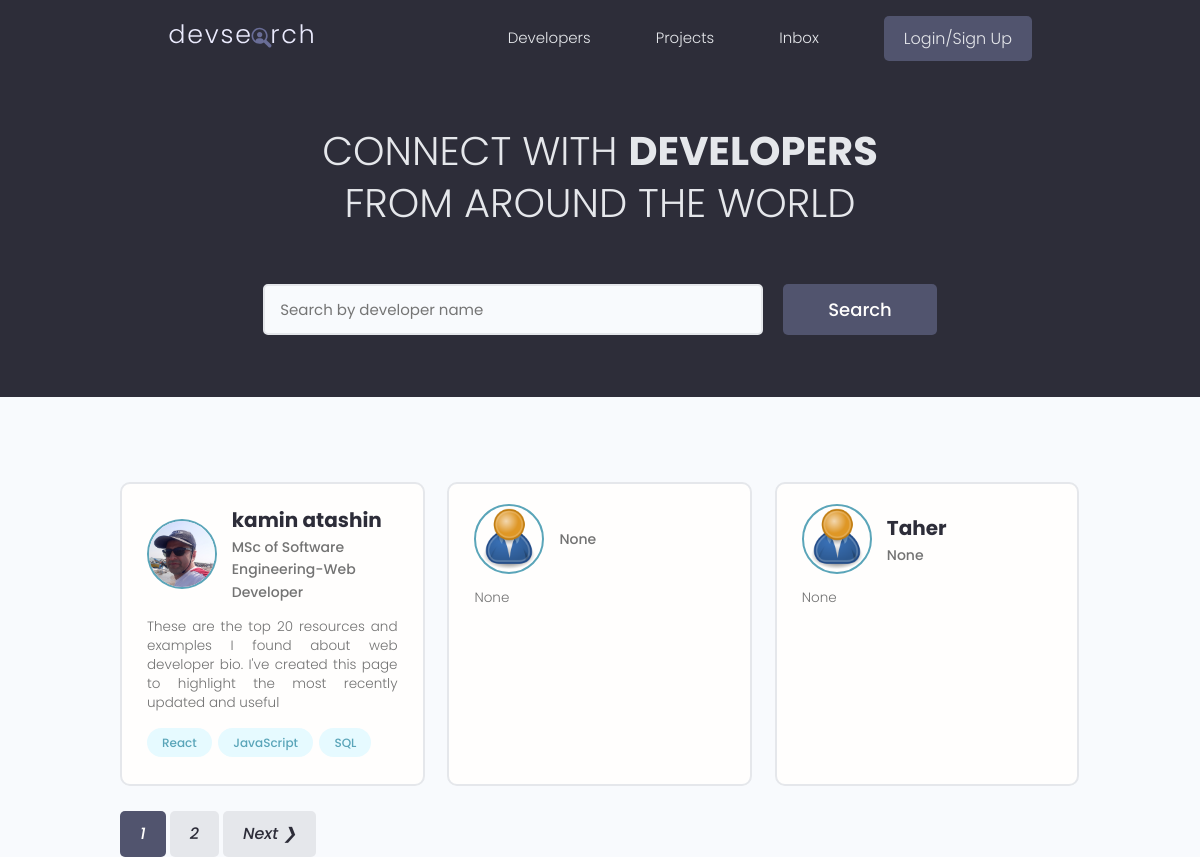
/, run on an earlier commit of the app's database.
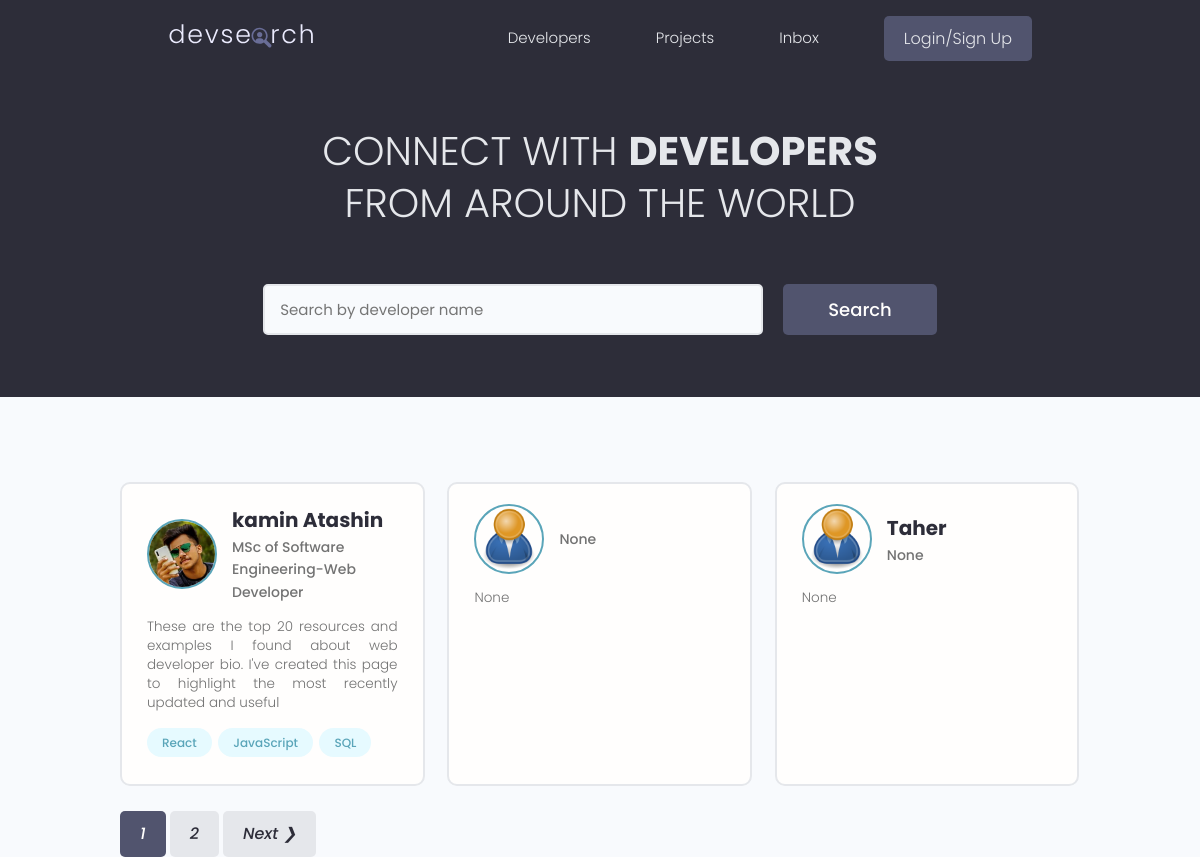
And on a later commit of the database.
### users/models.py (models this page shows, shortened)
class Profiles(models.Model):
    user=models.OneToOneField(User,on_delete=models.CASCADE,null=True,blank=True)
    name=models.CharField(max_length=200,blank=True,null=True)
    email=models.EmailField(max_length=500,blank=True,null=True)
    username=models.CharField(max_length=200,blank=True,null=True)
    short_intro=models.CharField(max_length=200,blank=True,null=True)
    username=models.CharField(max_length=40)
    location=models.TextField(null=True,blank=True)
    bio=models.TextField(null=True,blank=True)
    profile_image=models.ImageField(blank=True,null=True,upload_to='profiles/', default='profiles/user-default.png')
    social_github=models.CharField(max_length=2000,null=True,blank=True)
    social_twitter=models.CharField(max_length=2000,null=True,blank=True)
    socail_linkedin=models.CharField(max_length=2000,null=True,blank=True)
    social_youtube=models.CharField(max_length=2000,null=True,blank=True)
    social_website=models.CharField(max_length=2000,null=True,blank=True)
    created=models.DateTimeField(auto_now_add=True,editable=False)
    id=models.UUIDField(default= uuid.uuid4,unique=True,primary_key=True,editable=False)

### users/views.py (the view)
# urls.py: path('', views.profiles, name='profiles'),
def profiles(request):
    profiles,search_query=searchProfiles(request)
    custom_range,profiles=paginatProfiles(request,profiles,3)
    context={'profiles':profiles,'search_query':search_query,'custom_range':custom_range}
    return render(request,'users/profiles.html', context)

### users/models.py (called while the page is built)
    def __str__(self):
        return str(self.name)

### users/utils.py (called while the page is built)
def paginatProfiles(request,profiles,results):
    page= request.GET.get('page')
    paginator=Paginator(profiles,results)
    try:
        profiles=paginator.page(page)
    except PageNotAnInteger:
        page=1
        profiles=paginator.page(page)
    except EmptyPage:
        page=paginator.num_pages
        profiles=paginator.page(page)
    leftIndex=(int(page)-4)
    if leftIndex<1 :
        leftIndex=1
    rightIndex=(int(page)+5)
    if rightIndex > paginator.num_pages:
        rightIndex=paginator.num_pages +1
    custom_range= range(leftIndex, rightIndex)
    return custom_range,profiles

def searchProfiles(request):
    search_query=''
    if request.GET.get('search_query'):
        search_query=request.GET.get('search_query')
    skill=Skill.objects.filter(name__icontains=search_query)
    profiles= Profiles.objects.distinct().filter(Q(name__icontains=search_query) |
                                      Q(short_intro__icontains=search_query) |
                                      Q(skill__in=skill)
    )
    return profiles,search_query

### users/templates/users/profiles.html (shortened to what this page needs)
{% extends 'main.html' %}
{% block content %}
 <main class="home">
    <section class="hero-section text-center">
      <div class="container container--narrow">
        <div class="hero-section__box">
          <h2>CONNECT WITH <span>DEVELOPERS</span></h2>
          <h2>FROM AROUND THE WORLD</h2>
        </div>
        <div class="hero-section__search">
          <form id="searchForm" class="form" action="{% url 'profiles'%}" method="get">
            <div class="form__field">
              <input class="input input--text" id="formInput#search" type="text" name="search_query"
              value="{{ search_query }}" placeholder="Search by developer name" />
            </div>
            <input class="btn btn--sub btn--lg" type="submit" value="Search" />
          </form>
        </div>
      </div>
    </section>
    <section class="devlist">
      <div class="container">
        <div class="grid grid--three">
        {% for profile in profiles %}
          <div class="column card">
            <div class="dev">
              <a href="{% url 'user-profile' profile.id %}" class="card__body">
                <div class="dev__profile">
                  <img class="avatar avatar--md" src="{{ profile.profile_image.url }}" alt="image" />
                  <div class="dev__meta">
                    <h3>{{profile.name}}</h3>
                    <h5>{{profile.short_intro|slice:"60"}}</h5>
                  </div>
                </div>
                <p class="dev__info">{{ profile.bio|slice:"150"}}</p>
                <div class="dev__skills">
                 {% for skill in profile.skill_set.all|slice:"5" %}
                  <span class="tag tag--pill tag--main">
                    <small> {{ skill }} </small>
                  </span>
                 {% endfor %}
                </div>
              </a>
            </div>
          </div>
        {% endfor%}
        </div>
      </div>
    </section>
    {% include 'pagination.html' with queryset=profiles  custom_range=custom_range%}
  </main>
{% endblock content %}

What changed in the data, as far as the page shows it:
changed Profiles "MSc of Software Engineering-Web Developer": profile_image: a different picture; name "kamin atashin" → "kamin Atashin"
